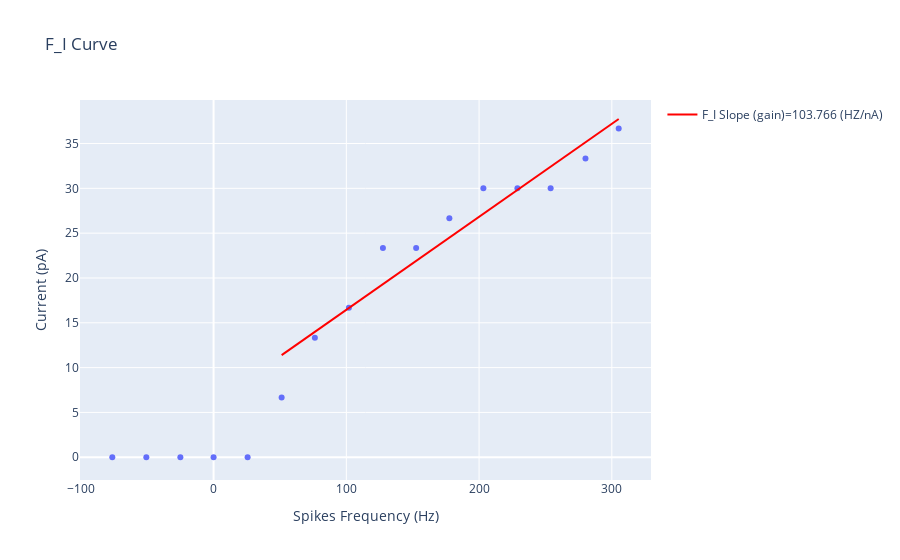

Notebook source saved alongside this figure:
### Code cell
#%% F_I CURVE////
# coosing the hyperpolarization traces
# decorate the plot
start_trace = 5

fig = px.scatter(x = current_step,y = firing_rates, labels={'x':'Spikes Frequency (Hz)', 'y':'Current (pA)'}, title="F_I Curve")

popt, pcov = curve_fit(func, current_step[start_trace:], firing_rates[start_trace:])
popt
fig.add_trace(go.Scatter(x = current_step[start_trace:], y = func(current_step[start_trace:], *popt), mode='lines',
    name='F_I Slope (gain)=%5.3f (HZ/nA)' % (popt[0] * 1e3),
    marker=dict(
        color='rgb(255, 0, 0)')))
fig.show()
fig.write_image(os.path.join(save_path , 'F_I_Curve.pdf'))
fig.write_image(os.path.join(save_path , 'F_I_Curve.svg'))

F_I_Slope = popt[0] *1e3 # this is the gain function or the neuronal excitability

### Figure 1 — Plotly figure (JSON) as saved in the notebook; plotly's stock layout.template omitted (floating-point values rounded to 4 significant figures)
{"data": [{"hovertemplate": "Spikes Frequency (Hz)=%{x}<br>Current (pA)=%{y}<extra></extra>", "legendgroup": "", "marker": {"color": "#636efa", "symbol": "circle"}, "mode": "markers", "name": "", "orientation": "v", "showlegend": false, "type": "scatter", "x": [-76.29, -50.66, -25.02, 0, 25.63, 51.27, 76.29, 101.9, 127.6, 152.6, 177.6, 203.2, 228.9, 253.9, 280.2, 305.2], "xaxis": "x", "y": [0, 0, 0, 0, 0, 6.667, 13.33, 16.67, 23.33, 23.33, 26.67, 30, 30, 30, 33.33, 36.67], "yaxis": "y"}, {"marker": {"color": "rgb(255, 0, 0)"}, "mode": "lines", "name": "F_I Slope (gain)=103.766 (HZ/nA)", "type": "scatter", "x": [51.27, 76.29, 101.9, 127.6, 152.6, 177.6, 203.2, 228.9, 253.9, 280.2, 305.2], "y": [11.39, 13.99, 16.65, 19.31, 21.9, 24.5, 27.16, 29.82, 32.42, 35.14, 37.74]}], "layout": {"legend": {"tracegroupgap": 0}, "title": {"text": "F_I Curve"}, "xaxis": {"anchor": "y", "domain": [0, 1], "title": {"text": "Spikes Frequency (Hz)"}}, "yaxis": {"anchor": "x", "domain": [0, 1], "title": {"text": "Current (pA)"}}}}
